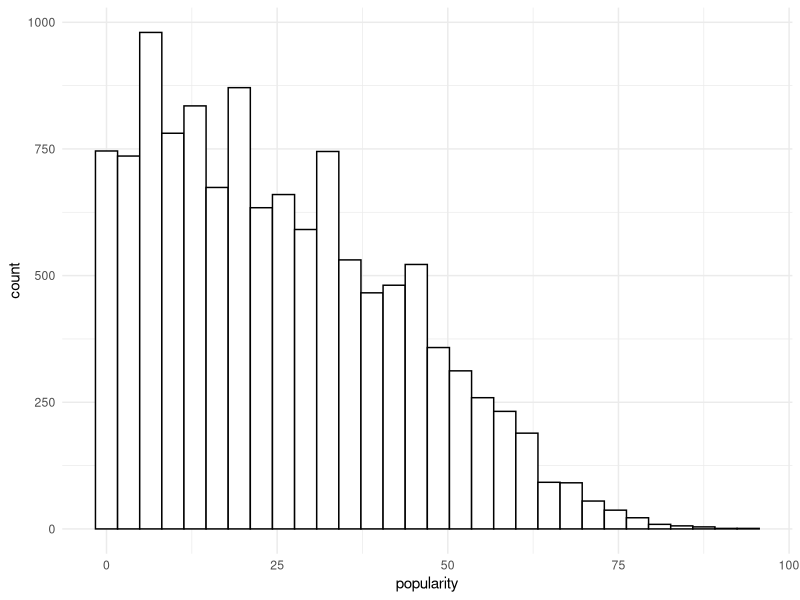
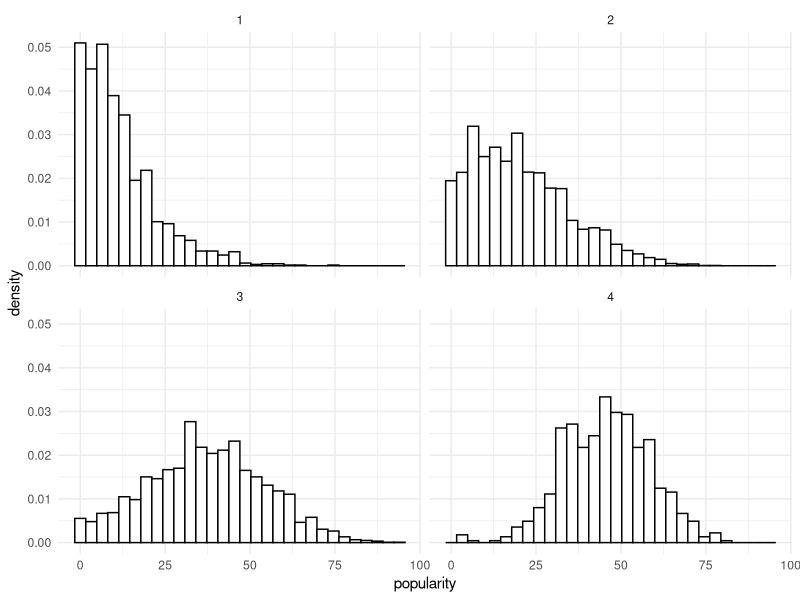
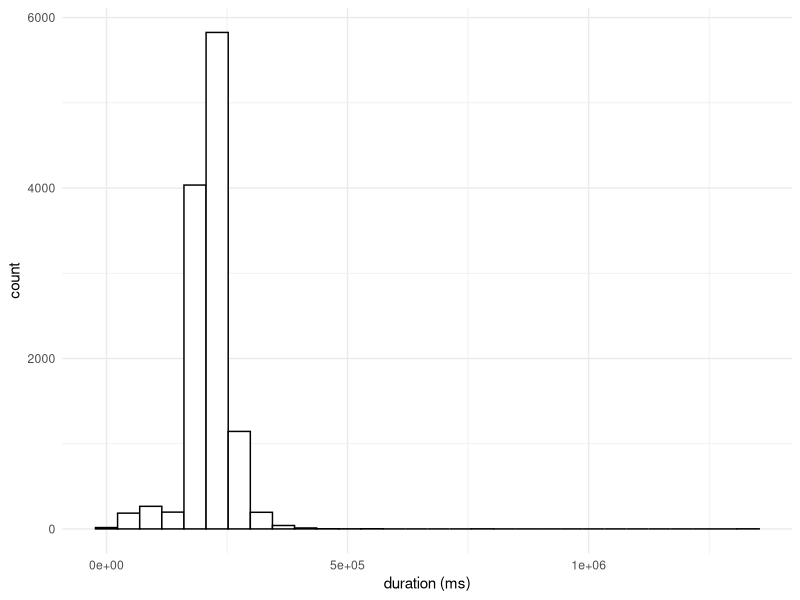
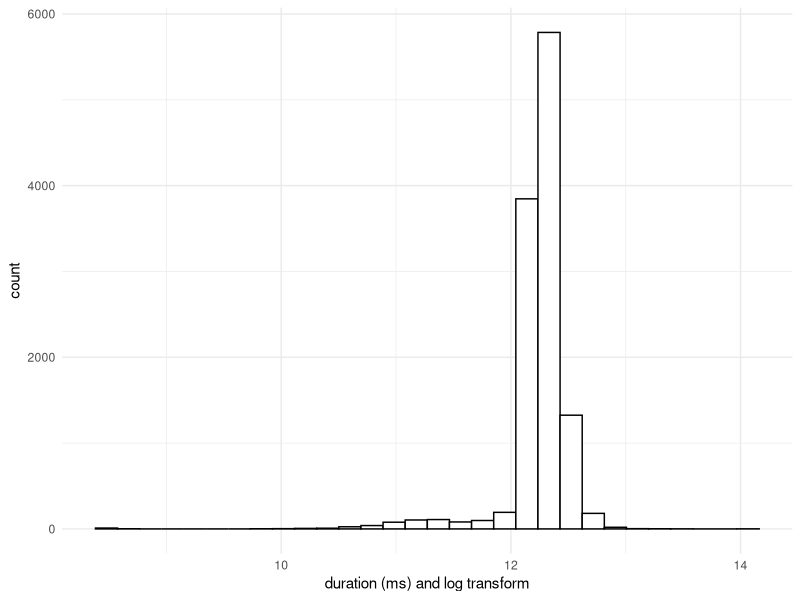
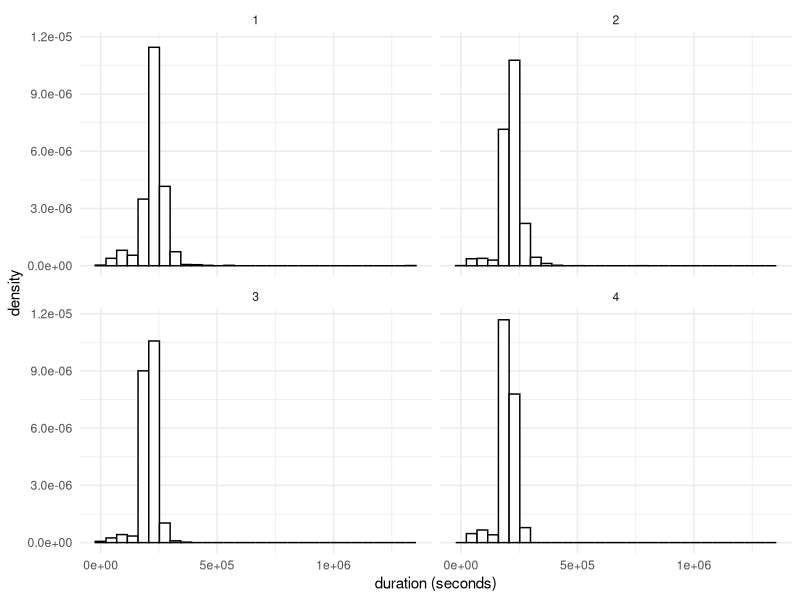
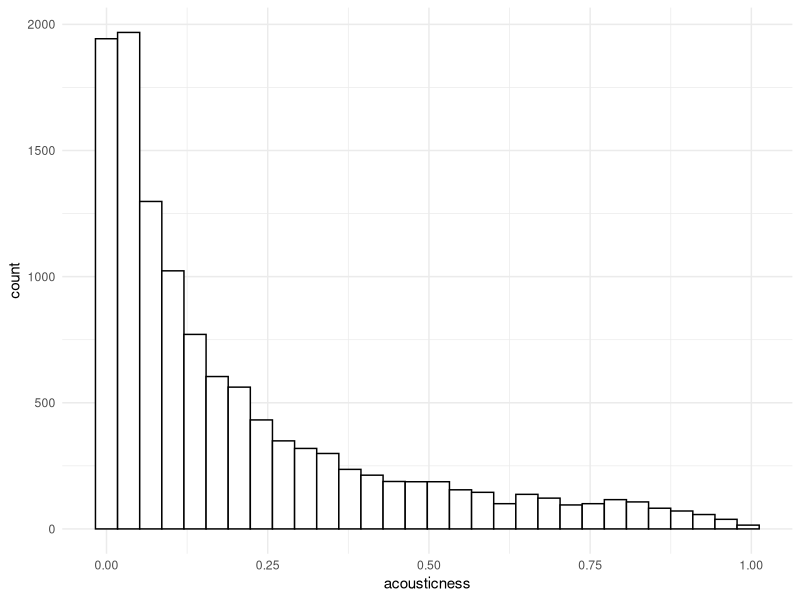
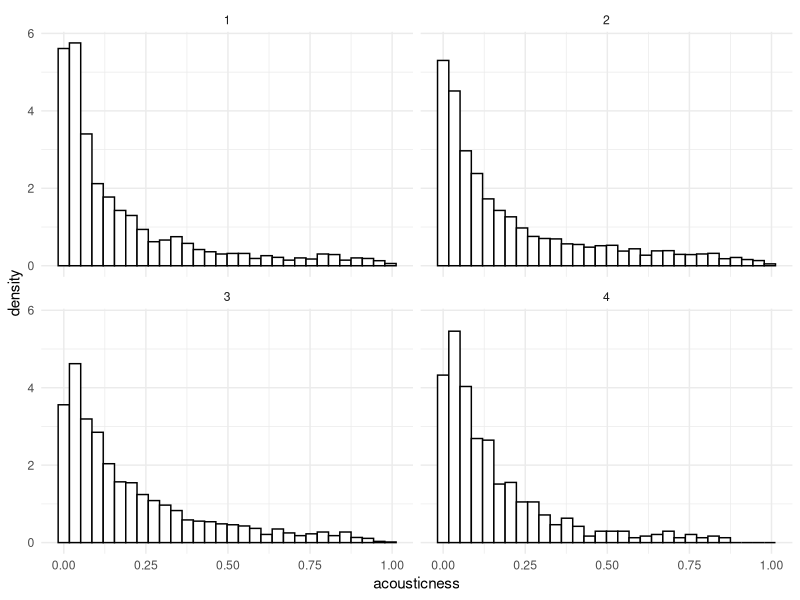
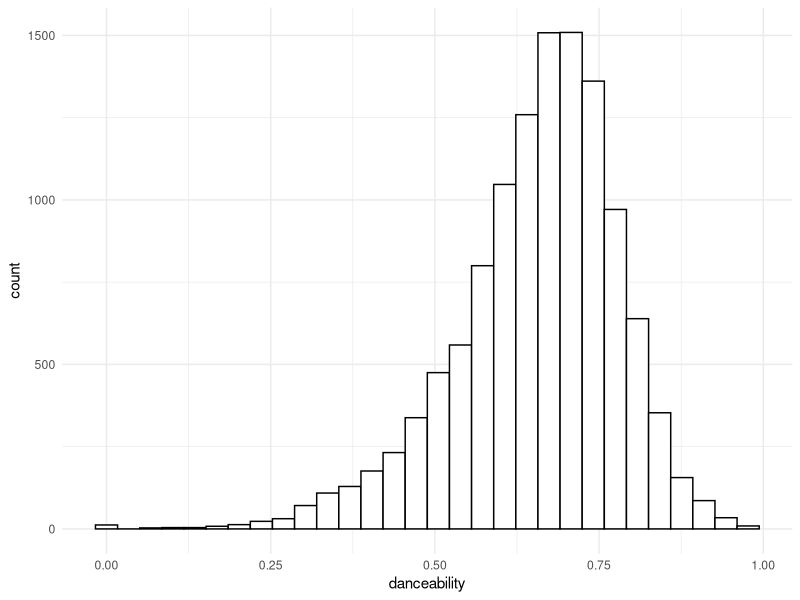

The R script that drew these images, in order:
## ---- chunk 1
knitr::opts_chunk$set(echo = TRUE)
library(data.table)
library(tidyverse)
library(ggplot2)
library(ggthemes)

gghist <- function(var, var_name){
  ggplot(data = data, aes(var)) + 
  geom_histogram(fill = 'white', col = 'black') +
  xlab(var_name) +
  theme_minimal()
}

gghist.group <- function(var, var_name, group_var){
  ggplot(data, aes(var, group = group_var)) + 
  geom_histogram(aes(y = stat(density)), 
                 fill = 'white', col = 'black') + 
  xlab(var_name) +
  theme_minimal() +
  facet_wrap(~ group_var)
}
## ---- chunk 2
audio <- fread("audiofeatures_clean.csv")
artists <- fread("artist_df.csv")[,-1]
data <- merge(artists, audio, by.x = 'ID', by.y = 'artist_uri')
data = data %>% mutate(Generation = floor(Generation), duration_s = duration_ms / 1000) %>%
  select(-artist) %>%
  rename(
    Artist_uri = ID, ArtistType = Type, ArtistGender  = Gender, ArtistGen = Generation, ArtistDebut = DebutYear)
  
# head(data, n=5)
## ---- chunk 3
summary(data)
## ---- chunk 4
#gghist(data$release_date, 'release date')
## ---- chunk 5
gghist(data$popularity, 'popularity')
## ---- chunk 6
ggplot(data, aes(data$popularity, group = ArtistGen)) + 
geom_histogram(aes(y = stat(density)), 
                fill = 'white', col = 'black') + 
xlab('popularity') +
theme_minimal() +
facet_wrap(~ArtistGen)
## ---- chunk 7
gghist(data$duration_ms, 'duration (ms)')
gghist(log(data$duration_ms), 'duration (ms) and log transform')
## ---- chunk 8
ggplot(data, aes(data$duration_ms, group = ArtistGen)) + 
geom_histogram(aes(y = stat(density)), 
                fill = 'white', col = 'black') + 
xlab('duration (seconds)') +
theme_minimal() +
facet_wrap(~ArtistGen)
## ---- chunk 9
gghist(data$acousticness, 'acousticness')
## ---- chunk 10
ggplot(data, aes(data$acousticness, group = ArtistGen)) + 
geom_histogram(aes(y = stat(density)), 
                fill = 'white', col = 'black') + 
xlab('acousticness') +
theme_minimal() +
facet_wrap(~ArtistGen)
## ---- chunk 11
gghist(data$danceability, 'danceability')
## ---- chunk 12
ggplot(data, aes(data$danceability, group = ArtistGen)) + 
geom_histogram(aes(y = stat(density)), 
                fill = 'white', col = 'black') + 
xlab('danceability') +
theme_minimal() +
facet_wrap(~ArtistGen)
## ---- chunk 13
gghist(data$energy, 'energy')
## ---- chunk 14
ggplot(data, aes(data$energy, group = ArtistGen)) + 
geom_histogram(aes(y = stat(density)), 
                fill = 'white', col = 'black') + 
xlab('energy') +
theme_minimal() +
facet_wrap(~ArtistGen)
## ---- chunk 15
gghist(data$instrumentalness, 'instrumentalness')
gghist(log(data$instrumentalness), 'instrumentalness (log transform)')
## ---- chunk 16
ggplot(data, aes(data$instrumentalness, group = ArtistGen)) + 
geom_histogram(aes(y = stat(density)), 
                fill = 'white', col = 'black') + 
xlab('instrumentalness') +
theme_minimal() +
facet_wrap(~ArtistGen)

ggplot(data, aes(log(data$instrumentalness), group = ArtistGen)) + 
geom_histogram(aes(y = stat(density)), 
                fill = 'white', col = 'black') + 
xlab('instrumentalness (log transform)') +
theme_minimal() +
facet_wrap(~ArtistGen)
## ---- chunk 17
gghist(data$key, 'musical key')
## ---- chunk 18
ggplot(data, aes(data$key, group = ArtistGen)) + 
geom_histogram(aes(y = stat(density)), 
                fill = 'white', col = 'black') + 
xlab('musical key') +
theme_minimal() +
facet_wrap(~ArtistGen)
## ---- chunk 19
gghist(data$liveness, 'liveness')
## ---- chunk 20
ggplot(data, aes(data$liveness, group = ArtistGen)) + 
geom_histogram(aes(y = stat(density)), 
                fill = 'white', col = 'black') + 
xlab('liveness') +
theme_minimal() +
facet_wrap(~ArtistGen)
## ---- chunk 21
gghist(data$loudness, 'loudness')
## ---- chunk 22
ggplot(data, aes(data$loudness, group = ArtistGen)) + 
geom_histogram(aes(y = stat(density)), 
                fill = 'white', col = 'black') + 
xlab('loudness') +
theme_minimal() +
facet_wrap(~ArtistGen)
## ---- chunk 23
gghist(data$mode, 'musical mode')
## ---- chunk 24
ggplot(data, aes(data$mode, group = ArtistGen)) + 
geom_histogram(aes(y = stat(density)), 
                fill = 'white', col = 'black') + 
xlab('musical mode') +
theme_minimal() +
facet_wrap(~ArtistGen)
## ---- chunk 25
gghist(data$speechiness, 'speechiness')
gghist(log(data$speechiness), 'speechiness (log transform)')
## ---- chunk 26
ggplot(data, aes(data$speechiness, group = ArtistGen)) + 
geom_histogram(aes(y = stat(density)), 
                fill = 'white', col = 'black') + 
xlab('speechiness') +
theme_minimal() +
facet_wrap(~ArtistGen)

ggplot(data, aes(log(data$speechiness), group = ArtistGen)) + 
geom_histogram(aes(y = stat(density)), 
                fill = 'white', col = 'black') + 
xlab('speechiness (log transform)') +
theme_minimal() +
facet_wrap(~ArtistGen)
## ---- chunk 27
gghist(data$tempo, 'tempo')
## ---- chunk 28
ggplot(data, aes(data$tempo, group = ArtistGen)) + 
geom_histogram(aes(y = stat(density)), 
                fill = 'white', col = 'black') + 
xlab('tempo') +
theme_minimal() +
facet_wrap(~ArtistGen)
## ---- chunk 29
gghist(data$time_signature, 'time signature')
## ---- chunk 30
ggplot(data, aes(data$time_signature, group = ArtistGen)) + 
geom_histogram(aes(y = stat(density)), 
                fill = 'white', col = 'black') + 
xlab('time signature') +
theme_minimal() +
facet_wrap(~ArtistGen)
## ---- chunk 31
gghist(data$valence, 'valence')
## ---- chunk 32
ggplot(data, aes(data$valence, group = ArtistGen)) + 
geom_histogram(aes(y = stat(density)), 
                fill = 'white', col = 'black') + 
xlab('valence') +
theme_minimal() +
facet_wrap(~ArtistGen)
